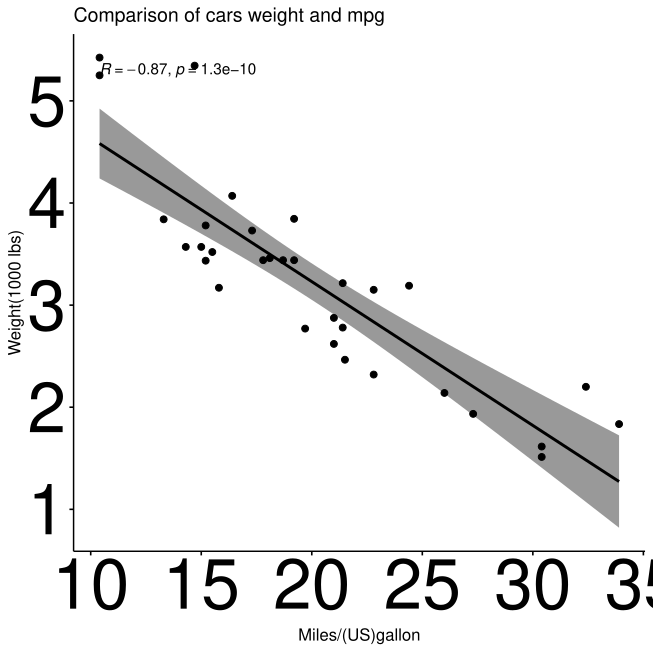

The R source for this figure:
#Author: Shelby Thomas, Date: 2/25/2025, Purpose: Test the correlation analysis

library("ggpubr")

#loading a dummy dataset

my_data <- mtcars

#Create a correlation hypothesis
#Weight of the car is inversely proportional to the miles per gallon travelled by the car

#plotting the data

plot <- ggscatter(my_data, main= "Comparison of cars weight and mpg", x= "mpg", y= "wt", add= "reg.line", conf.int= TRUE, cor.coef= TRUE, cor.method= "pearson", xlab= "Miles/(US)gallon", ylab= "Weight(1000 lbs)")

plot + theme(axis.text.x = element_text(size = 50), axis.text.y = element_text(size = 50))

res <- cor.test(my_data$wt, my_data$mpg, method = "pearson")

res

 Pearson's product-moment correlation

data:  my_data$wt and my_data$mpg
t = -9.559, df = 30, p-value = 1.294e-10
alternative hypothesis: true correlation is not equal to 0
95 percent confidence interval:
 -0.9338264 -0.7440872
sample estimates:
       cor 
-0.8676594 
